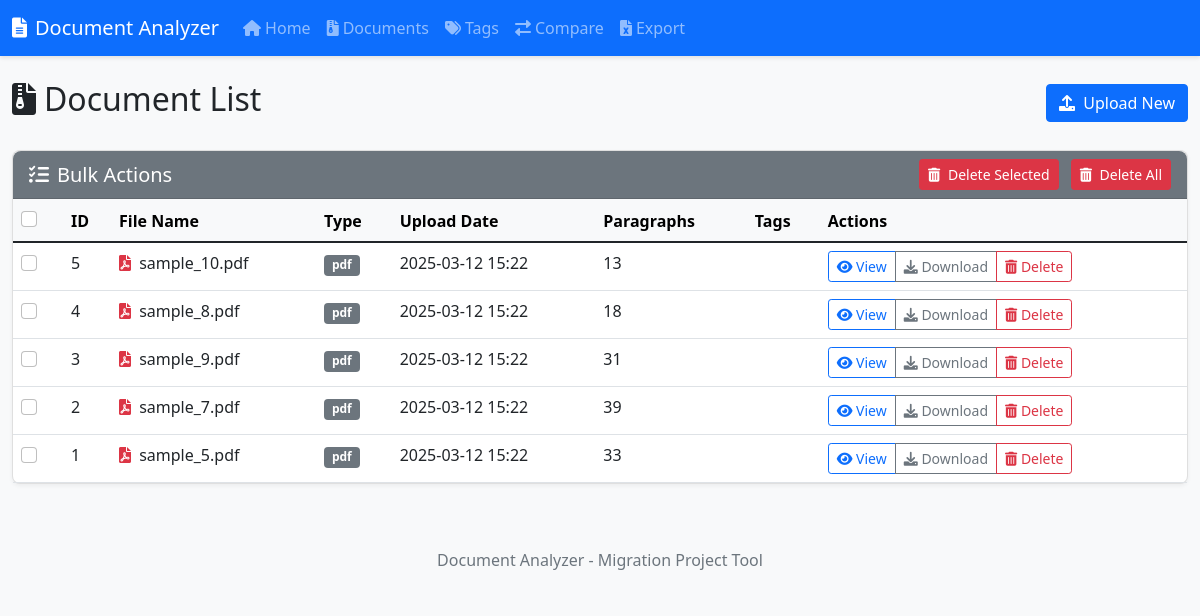
/documents, run on an earlier commit of the app's database.
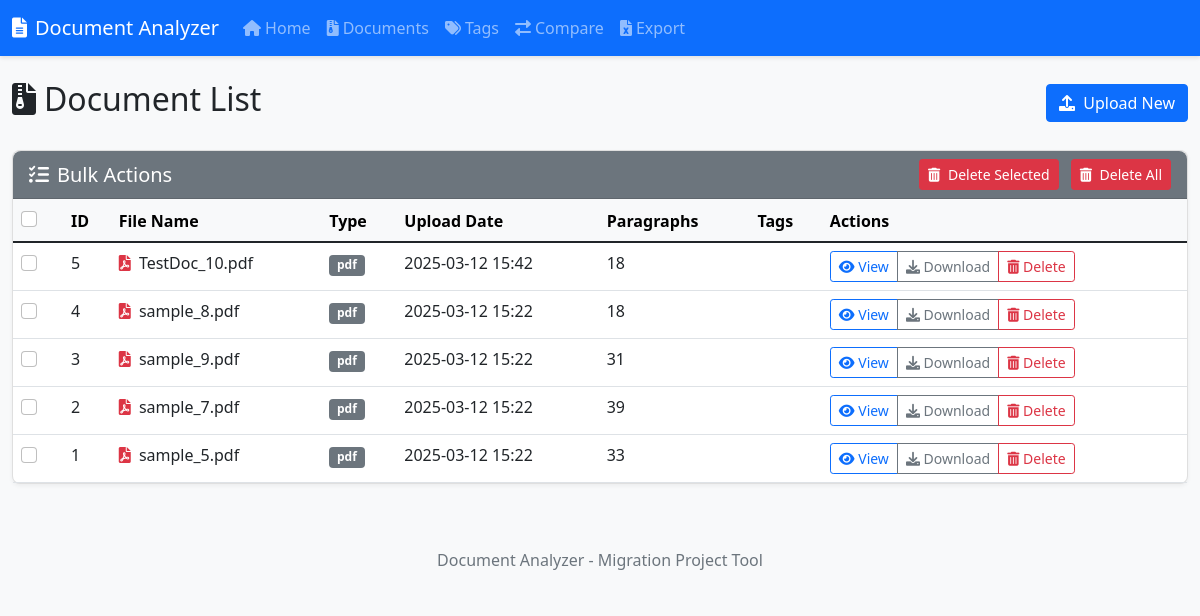
And on a later commit of the database.
### models.py (models this page shows, shortened)
class Document(db.Model):
    id = db.Column(db.Integer, primary_key=True)
    filename = db.Column(db.String(255), nullable=False)
    original_filename = db.Column(db.String(255), nullable=False)
    file_type = db.Column(db.String(10), nullable=False)  # 'pdf' or 'docx'
    upload_date = db.Column(db.DateTime, default=datetime.utcnow)
    paragraphs = db.relationship('Paragraph', backref='document', lazy=True, cascade="all, delete-orphan")
    tags = db.relationship('Tag', secondary=document_tags, lazy='subquery',
                          backref=db.backref('documents', lazy=True))

### app.py (the view)
    @app.route('/documents')
    def document_list():
        documents = Document.query.order_by(Document.upload_date.desc()).all()
        return render_template('document_list.html', documents=documents)

### templates/document_list.html (shortened to what this page needs)
{% extends 'base.html' %}
{% block content %}
<div class="d-flex justify-content-between align-items-center mb-4">
    <h2><i class="fas fa-file-archive me-2"></i>Document List</h2>
    <div>
        <a href="{{ url_for('index') }}" class="btn btn-primary">
            <i class="fas fa-upload me-1"></i> Upload New
        </a>
    </div>
</div>
{% if documents %}
    <div class="mb-3">
        <form id="bulkActionForm" action="{{ url_for('delete_selected_documents') }}" method="post">
            <div class="card">
                <div class="card-header bg-secondary text-white">
                    <div class="d-flex justify-content-between align-items-center">
                        <h5 class="card-title mb-0"><i class="fas fa-tasks me-2"></i>Bulk Actions</h5>
                        <div>
                            <button type="submit" class="btn btn-sm btn-danger" data-confirm="Are you sure you want to delete the selected documents? This cannot be undone.">
                                <i class="fas fa-trash-alt me-1"></i> Delete Selected
                            </button>
                            <a href="#" class="btn btn-sm btn-danger ms-2" data-bs-toggle="modal" data-bs-target="#deleteAllModal">
                                <i class="fas fa-trash-alt me-1"></i> Delete All
                            </a>
                        </div>
                    </div>
                </div>
                <div class="card-body p-0">
                    <div class="table-responsive">
                        <table class="table table-hover mb-0">
                            <thead class="table-light">
                                <tr>
                                    <th scope="col" style="width: 50px;">
                                        <div class="form-check">
                                            <input class="form-check-input" type="checkbox" id="selectAll">
                                        </div>
                                    </th>
                                    <th scope="col">ID</th>
                                    <th scope="col">File Name</th>
                                    <th scope="col">Type</th>
                                    <th scope="col">Upload Date</th>
                                    <th scope="col">Paragraphs</th>
                                    <th scope="col">Tags</th>
                                    <th scope="col">Actions</th>
                                </tr>
                            </thead>
                            <tbody>
                                {% for doc in documents %}
                                <tr>
                                    <td>
                                        <div class="form-check">
                                            <input class="form-check-input document-checkbox" type="checkbox" name="selected_docs" value="{{ doc.id }}">
                                        </div>
                                    </td>
                                    <td>{{ doc.id }}</td>
                                    <td>
                                        {% if doc.file_type == 'pdf' %}
                                            <i class="fas fa-file-pdf text-danger me-1"></i>
                                        {% else %}
                                            <i class="fas fa-file-word text-primary me-1"></i>
                                        {% endif %}
                                        {{ doc.original_filename }}
                                    </td>
                                    <td><span class="badge bg-secondary">{{ doc.file_type }}</span></td>
                                    <td>{{ doc.upload_date.strftime('%Y-%m-%d %H:%M') }}</td>
                                    <td>{{ doc.paragraphs|length }}</td>
                                    <td>
                                    </td>
                                    <td>
                                        <div class="btn-group btn-group-sm">
                                            <a href="{{ url_for('document_view', id=doc.id) }}" class="btn btn-outline-primary">
                                                <i class="fas fa-eye"></i> View
                                            </a>
                                            <a href="{{ url_for('document_download', id=doc.id) }}" class="btn btn-outline-secondary">
                                                <i class="fas fa-download"></i> Download
                                            </a>
                                            <button type="button" class="btn btn-outline-danger"
                                                    data-bs-toggle="modal"
                                                    data-bs-target="#deleteDocumentModal"
                                                    data-document-id="{{ doc.id }}"
                                                    data-document-name="{{ doc.original_filename }}">
                                                <i class="fas fa-trash-alt"></i> Delete
                                            </button>
                                        </div>
                                    </td>
                                </tr>
                                {% endfor %}
                            </tbody>
                        </table>
                    </div>
                </div>
            </div>
        </form>
    </div>
{% else %}
    <div class="alert alert-info">
        <i class="fas fa-info-circle me-2"></i>
        No documents have been uploaded yet. <a href="{{ url_for('index') }}">Upload some now</a>.
    </div>
{% endif %}
{% endblock %}

### templates/base.html (shortened to what this page needs)
<!DOCTYPE html>
<html lang="en">
<head>
    <link href="https://cdn.jsdelivr.net/npm/bootstrap@5.1.3/dist/css/bootstrap.min.css" rel="stylesheet">
    <link rel="stylesheet" href="https://cdnjs.cloudflare.com/ajax/libs/font-awesome/6.0.0/css/all.min.css">
    <link rel="stylesheet" href="{{ url_for('static', filename='css/main.css') }}">
</head>
<body>
    <nav class="navbar navbar-expand-lg navbar-dark bg-primary mb-4">
        <div class="container">
            <a class="navbar-brand" href="{{ url_for('index') }}">
                <i class="fas fa-file-alt me-2"></i>Document Analyzer
            </a>
            <div class="collapse navbar-collapse" id="navbarNav">
                <ul class="navbar-nav">
                    <li class="nav-item">
                        <a class="nav-link" href="{{ url_for('index') }}">
                            <i class="fas fa-home me-1"></i>Home
                        </a>
                    </li>
                    <li class="nav-item">
                        <a class="nav-link" href="{{ url_for('document_list') }}">
                            <i class="fas fa-file-archive me-1"></i>Documents
                        </a>
                    </li>
                    <li class="nav-item">
                        <a class="nav-link" href="{{ url_for('tag_manager') }}">
                            <i class="fas fa-tags me-1"></i>Tags
                        </a>
                    </li>
                    <li class="nav-item">
                        <a class="nav-link" href="{{ url_for('compare_selection') }}">
                            <i class="fas fa-exchange-alt me-1"></i>Compare
                        </a>
                    </li>
                    <li class="nav-item">
                        <a class="nav-link" href="{{ url_for('export_data') }}">
                            <i class="fas fa-file-excel me-1"></i>Export
                        </a>
                    </li>
                </ul>
            </div>
        </div>
    </nav>
    <div class="container">
        {% block content %}{% endblock %}
    </div>
    <footer class="footer mt-5 py-3 bg-light">
        <div class="container text-center">
            <span class="text-muted">Document Analyzer - Migration Project Tool</span>
        </div>
    </footer>
</body>
</html>

### static/css/main.css (style rules this page uses)
body { font-family: 'Segoe UI', Tahoma, Geneva, Verdana, sans-serif; background-color: #f8f9fa; }
.container { max-width: 1200px; }
.card { border-radius: 0.5rem; box-shadow: 0 2px 4px rgba(0,0,0,0.05); margin-bottom: 1.5rem; }
.card-header { border-top-left-radius: 0.5rem !important; border-top-right-radius: 0.5rem !important; }
.navbar { box-shadow: 0 2px 4px rgba(0,0,0,0.1); }
.nav-link { padding: 0.5rem 1rem; border-radius: 0.25rem; }
.table th { font-weight: 600; }

What changed in the data, as far as the page shows it:
changed Document id 5: original_filename "sample_10.pdf" → "TestDoc_10.pdf"; upload_date "2025-03-12 15:22" → "2025-03-12 15:42"; paragraphs|length "13" → "18"
